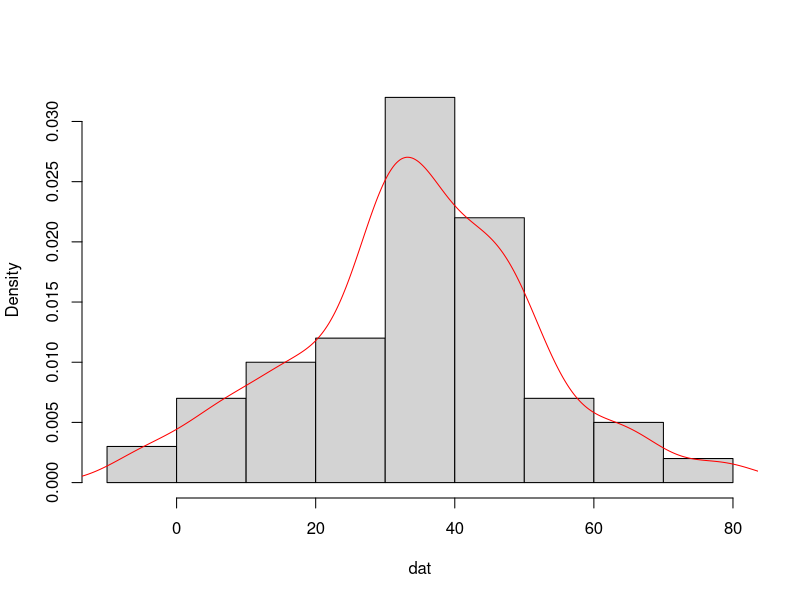
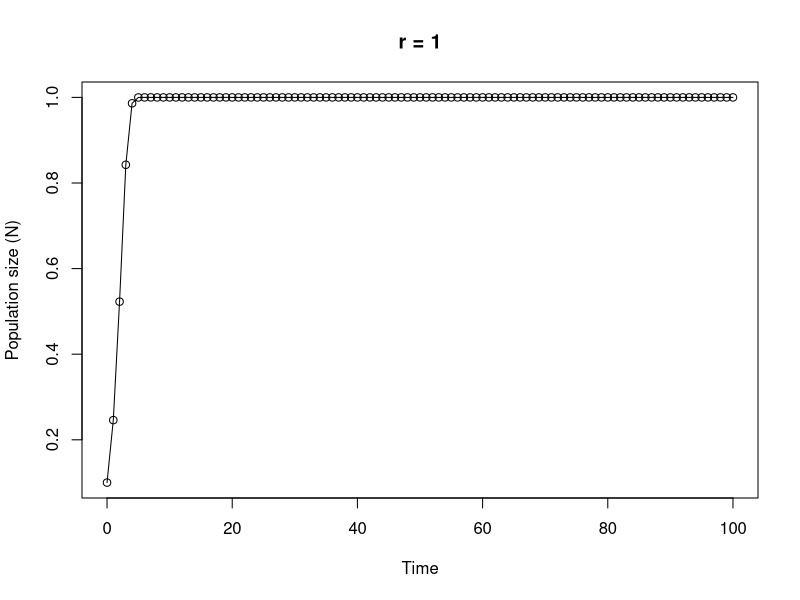

Generate these figures, in order, with R:
## ----Q1, results = 'asis'-------------------------------------------------------------------------------------------------------------------------------

# area of a circle
# the equation to calculate the area of a circle is pi * radius^2

circle.area <- function(d){ 
	pi * (d/2)^2
}

# to use your new function

circle.area(10)
# [1] 78.53982

# to test on a vector of diameters
# first create a vector with diameters ranging from 0 to 50 in steps of 10

cir.diam <- seq(from = 0, to = 50, by = 10)

# test your function

circle.area(cir.diam)
# [1]    0.00000   78.53982  314.15927  706.85835 1256.63706 1963.49541


## ----Q2, tidy = TRUE------------------------------------------------------------------------------------------------------------------------------------

far.cent <- function(a){
	val <- (a-32)*5/9
	print(paste("Fahrenheit: ", round(a, digits = 3), "oF",sep = " "), quote = FALSE)# round 3dp
	print(paste("Centigrade: ", round(val, digits = 3), "oC", sep = " "), quote = FALSE)# round 3dp
}

# alternative Fahrenheit to centigrade using cat function

far.cent2 <- function(a){
	val <- (a - 32) * 5/9	#calculation
	cat("Fahrenheit: ", round(a, digits = 3), "oF", "\n")   # use cat function
	cat("Centigrade: ", round(val, digits = 3), "oC", "\n")   
}



## ----Q3-------------------------------------------------------------------------------------------------------------------------------------------------

# Create a vector of normally distributed data
# length 100, mean 35 and standard deviation of 29

vals <- rnorm(100, 35, 15)	# create some norm dist data mean 35, sd = 15

summary.fun <- function(dat){
	mymean <- round(mean(dat), digits = 4)      	# calc mean
	mymedian <- round(median(dat), digits = 4)    # calc median
	mymin <- round(min(dat), digits = 4)          # calc min
	mymax <- round(max(dat), digits = 4)          # calc max
	print(paste("mean:", mymean, sep = " "), quote = FALSE)     # print mean
	print(paste("median:", mymedian, sep = " "), quote = FALSE)     # print median
	print(paste("range:", "from:", mymin, "to", mymax, sep = " "), quote = FALSE) 
	dens <- density(dat)                          # estimate density curve
	hist(dat, main = "",type = "l",freq = FALSE)  # plot histogram
	lines(dens, lty = 1, col = "red")             # plot density curve
}

# use the function
summary.fun(vals)


## ----Q4-------------------------------------------------------------------------------------------------------------------------------------------------

# calculate a median

ourmedian <- function(x){
	n <- length(x)
	if (n %% 2 == 1)      # odd numbers
	  sort(x)[(n + 1)/2]  # find the middle number by adding 1 to length and div 2
	else {                # even numbers
	  middletwo <- sort(x)[(n/2) + 0:1]   #find the two middle numbers
	  mean(middletwo)
	  }
}

# use the function
mydat <- sample(1:50, size = 10, replace = TRUE )

# our function
ourmedian(mydat)

# R median function
median(mydat)


## ----Q5, tidy = TRUE------------------------------------------------------------------------------------------------------------------------------------

# function to simulate Ricker model

Ricker.model <- function(nzero, r, time, K=1){     # sets initial parameters
  N <- numeric(time + 1)    # creates a real vector of length time+1 to store values of Nt+1
  N[1] <- nzero             # sets initial population size in first element of N
  for (i in 1:time) {				# loops over time
      N[i+1] <- N[i]*exp(r*(1 - N[i]/K))    
  }
  Time <- 0:time   					 # creates vector for x axis
  plot(Time, N, type = "o", xlim = c(0, time), xlab = "Time", ylab = "Population size (N)", main = paste("r =", r, sep=" "))   # plots     output
}

# To run
# play around with the different parameters, especially r
Ricker.model(nzero=0.1,r=1,time=100)


